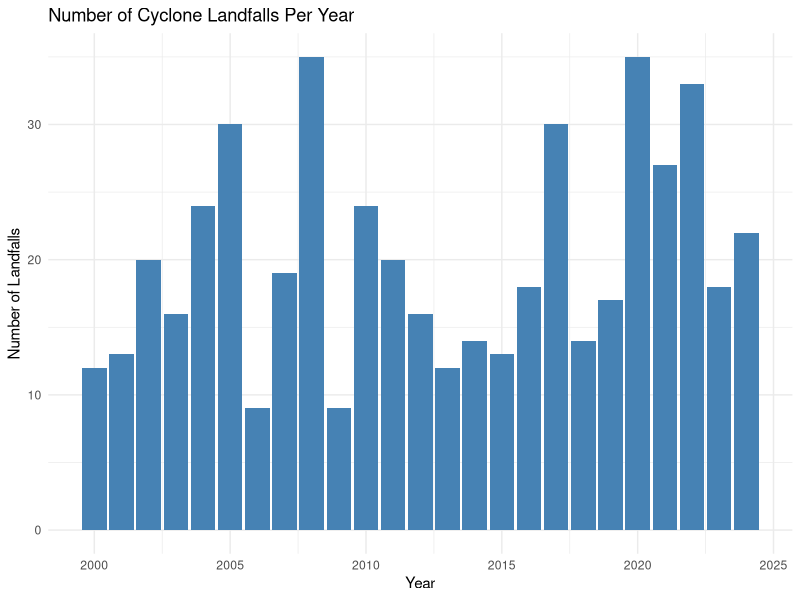
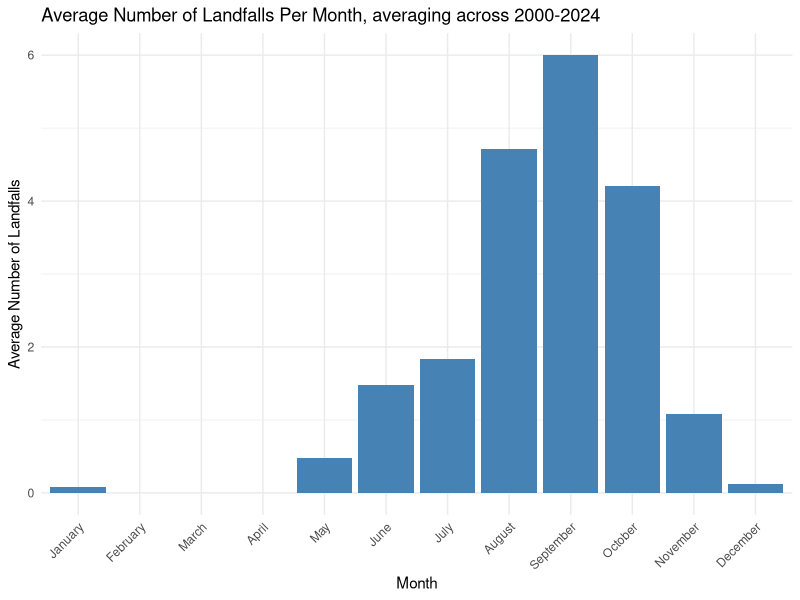
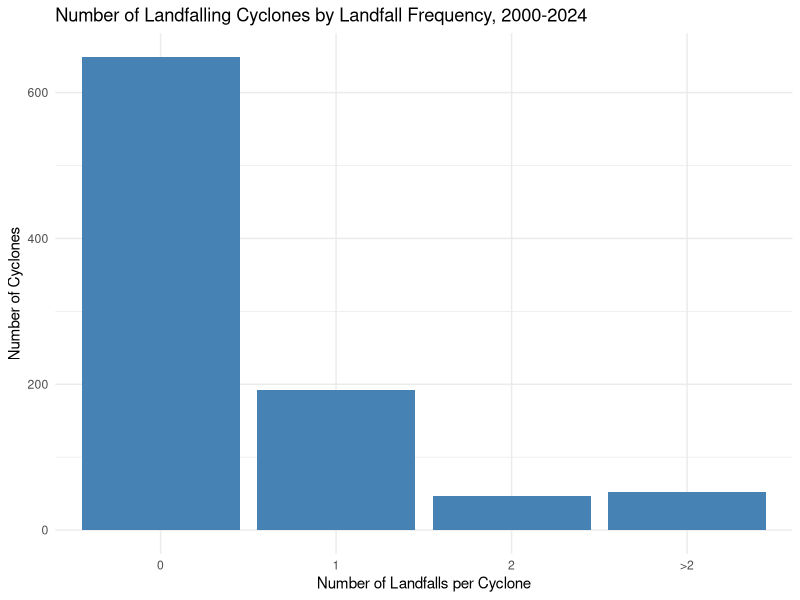
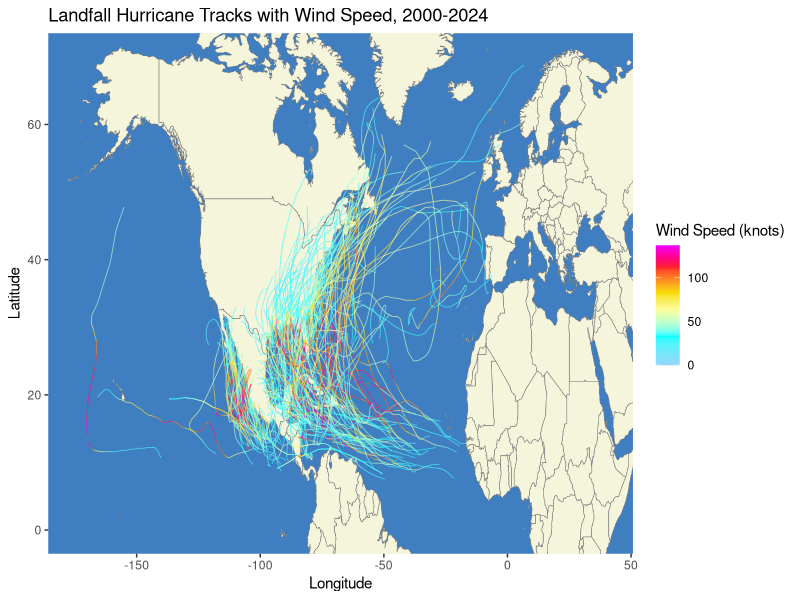
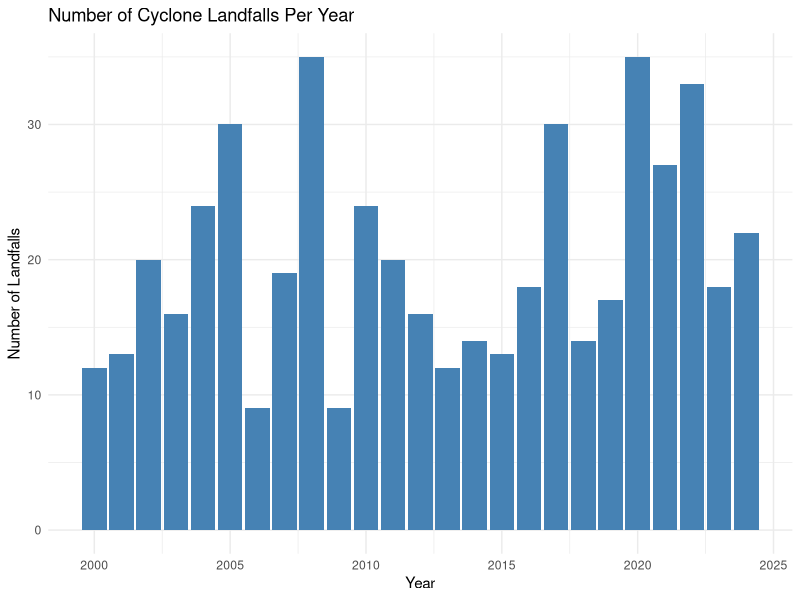
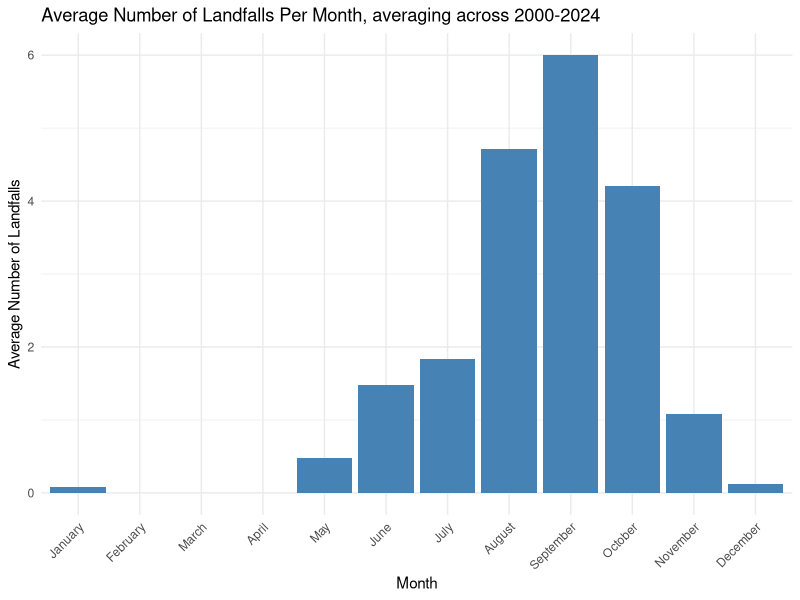
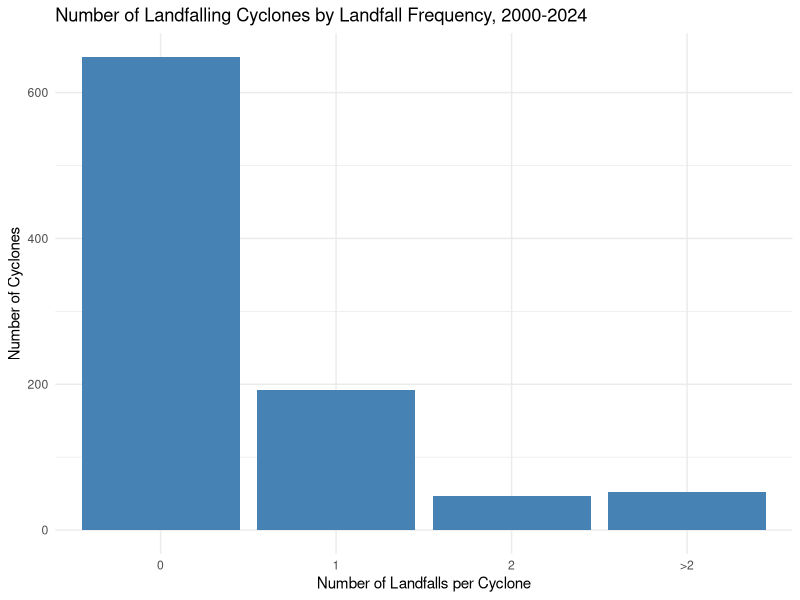
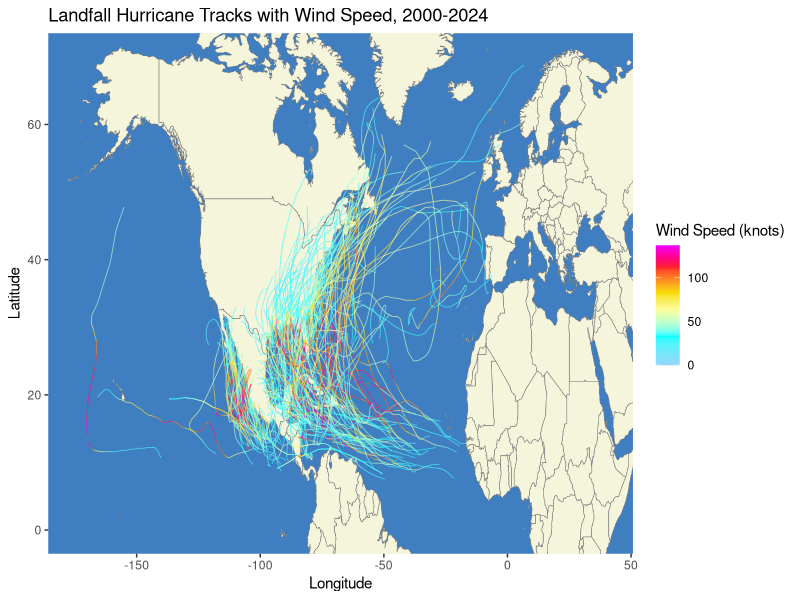

The R source for these figures, in order:
# in this script, we perform an exploratory data analysis of our cyclone
# track data from the HURDAT2 data set
# we are interested in the number of cyclone landfalls per year
# and any seasonality effects

library(dplyr)
library(magrittr)
library(here)
library(tidyr)
library(ggplot2)
library(stringr)
library(data.table)
library(scales)


#==============================================================================
# we load our data set
#==============================================================================

hurricane_data <- read.csv(here("data", "derived", "hurricane-data.csv"))

#==============================================================================
# we want to plot the number of landfalls per year from 1900-2024 
#==============================================================================

landfalls_per_year <- hurricane_data %>%
  filter(RECORD_ID == "L") %>%
  group_by(YEAR) %>%
  summarise(CYCLONE_NUM = n(), .groups = "drop")

# Plot
p1 <- ggplot(landfalls_per_year, aes(x = YEAR, y = CYCLONE_NUM)) +
  geom_col(fill = "steelblue") +
  labs(title = "Number of Cyclone Landfalls Per Year",
       x = "Year",
       y = "Number of Landfalls") +
  theme_minimal()

p1

# save output
ggsave(here("outputs", "eda-hurricane-data", "landfalls-per-year.pdf"), 
       plot = p1, 
       height = 4.5, 
       width = 7, 
       dpi=300)


#==============================================================================
# we check for a monthly seasonality component 
#==============================================================================

# calculate average number of cyclone landfalls per month (across 2000-2024)
landfalls_per_month_and_year <- hurricane_data %>%
  filter(RECORD_ID == "L") %>%
  group_by(YEAR, MONTH) %>%
  summarise(LANDFALL_NUM = n(), .groups = "drop")

# we notice some months are missing from our data set
# this is because no cyclones occurred in those months
# we now add the missing months with a count of zero
all_months_years <- CJ(MONTH = 1:12, YEAR = 2000:2024)

# also replace month numbers with month names
landfalls_per_month_and_year <- left_join(all_months_years, 
                                    landfalls_per_month_and_year, 
                                    by = c("MONTH", "YEAR"))

landfalls_per_month_and_year <- landfalls_per_month_and_year %>%
  mutate(LANDFALL_NUM = replace_na(LANDFALL_NUM, 0), MONTH = month.name[MONTH])

avg_landfalls_per_month <- landfalls_per_month_and_year %>%
  group_by(MONTH) %>%
  summarise(AVG_LANDFALLS = mean(LANDFALL_NUM))


# plot average number of cyclones per month
p2 <- ggplot(avg_landfalls_per_month, aes(x = factor(MONTH, levels = month.name), 
                                         y = AVG_LANDFALLS)) +
  geom_col(fill = "steelblue") +
  labs(title = "Average Number of Landfalls Per Month, averaging across 2000-2024",
       x = "Month",
       y = "Average Number of Landfalls") +
  theme_minimal() + 
  theme(axis.text.x = element_text(angle = 45,vjust = 1,hjust = 1))

p2
# we see a significant increase in the number of cyclones in August-October

# save output
ggsave(here("outputs", "eda-hurricane-data", "avg-landfalls-per-month.pdf"), 
       plot = p2,
       height = 4.5,
       width = 7, dpi=300)

#==============================================================================
# we now want to look closer into how many times cyclones landfall
#==============================================================================

# number of landfalls for each cyclone
landfall_statistics <- hurricane_data %>%
  group_by(STORM_ID) %>%
  summarise(LANDFALL_NUM = sum(RECORD_ID == "L"))

# categorise cyclones based on how many times they landfall
landfall_statistics <- landfall_statistics %>%
  mutate(CATEGORY = case_when(
    LANDFALL_NUM == 0 ~ '0',
    LANDFALL_NUM == 1 ~ '1',
    LANDFALL_NUM == 2 ~ '2',
    LANDFALL_NUM > 2  ~ ">2"))

# Count how many cyclones fall into each category
landfall_summary <- landfall_statistics %>%
  group_by(CATEGORY) %>%
  summarise(NUM = n())

# plot results
p3 <- ggplot(landfall_summary, aes(x = factor(CATEGORY, levels = CATEGORY), y = NUM)) +
  geom_col(fill = "steelblue") +
  labs(title = "Number of Landfalling Cyclones by Landfall Frequency, 2000-2024",
       x = "Number of Landfalls per Cyclone",
       y = "Number of Cyclones") +
  theme_minimal()

p3
# save output
ggsave(here("outputs","eda-hurricane-data", "nbr-cyclone-landfalls.pdf"), 
       plot = p3, 
       height = 4.5, 
       width = 7, 
       dpi=300)

#==============================================================================
# we also want to inspect cyclone paths for cyclones that landfall 2000-2024
#==============================================================================

# we load our world map data
world <- map_data("world")


# we now select all the hurricanes that landfall at least once
landfall_hurricanes <- hurricane_data %>%
  filter(RECORD_ID == "L") %>%
  distinct(STORM_ID)

landfall_data <- hurricane_data %>%
  filter(STORM_ID %in% landfall_hurricanes$STORM_ID)


landfall_data <- landfall_data %>%
  mutate(TIME = sprintf("%04s", as.integer(TIME)),
    DATE_TIME = as.POSIXct(paste(YEAR, 
                                 MONTH, 
                                 DAY, 
                                 str_sub(TIME, 1, 2), 
                                 str_sub(TIME, 3, 4)),
                      format = "%Y %m %d %H %M"))

# plot map
p4 <- ggplot() +
  # world map 
  geom_polygon(data = world,
               aes(x = long, y = lat, group = group), 
               fill = "beige", 
               col = "#808080", 
               linewidth = 0.2) +  
  theme(panel.background = element_rect(fill = "#3f7ec0", color = NA),
        panel.grid.major = element_blank(), panel.grid.minor = element_blank()) +
  
  geom_path(data = landfall_data, aes(x = LON, 
                                      y = LAT, 
                                      group = STORM_ID, 
                                      color = WIND), 
            linewidth = 0.3, alpha = 0.7) +
  scale_color_gradientn(colours = c("#94d6f8", "cyan","#fbff9f","#f8e007","#fd9920","#ff1f2d", "#ee00ff"),
                        values = rescale(c(0, 33, 63, 82, 95, 112, 137)),
                        limits = c(0, 137)) + 
  coord_cartesian( xlim = c(-175, 40), ylim = c(0, 70)) + 
  labs(title = "Landfall Hurricane Tracks with Wind Speed, 2000-2024",
       x = "Longitude", 
       y = "Latitude", 
       color = "Wind Speed (knots)") +
  theme(legend.position = "right")

p4

ggsave(here("outputs", "eda-hurricane-data", "landfall-map.pdf"), 
       plot =p4,
       height = 4, 
       width = 10, 
       dpi=600)



